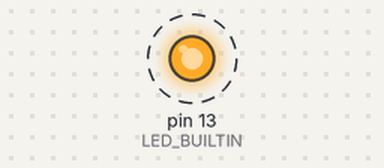
Recording of a sketch running on a simulated Arduino Uno, built with avr-gcc and run on an emulated ATmega328P. Parts: output pins drawn as LEDs (lit = HIGH). Dashed ring = blinking. What the sketch prints to the serial monitor is not drawn.

Above: at 0.2 s.
Timing chart, 0 to 3.0 s (numbered marks = the images above):
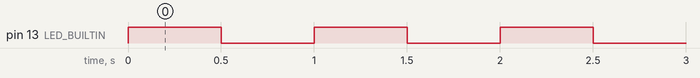

Measured:
- by itself, pin 13 (LED_BUILTIN): alternates HIGH for 0.50 s and LOW for 0.50 s

The sketch:

blink.ino
```cpp
void setup() {
  // initialize digital pin LED_BUILTIN as an output.
  pinMode(LED_BUILTIN, OUTPUT);
  Serial.begin(9600);
}

// the loop function runs over and over again forever
void loop() {
  digitalWrite(LED_BUILTIN, HIGH);   // turn the LED on
  delay(500);                       // wait for half a second
  digitalWrite(LED_BUILTIN, LOW);    // turn the LED off
  delay(500);                       // wait for half a second
  Serial.println("looped");
}
```
